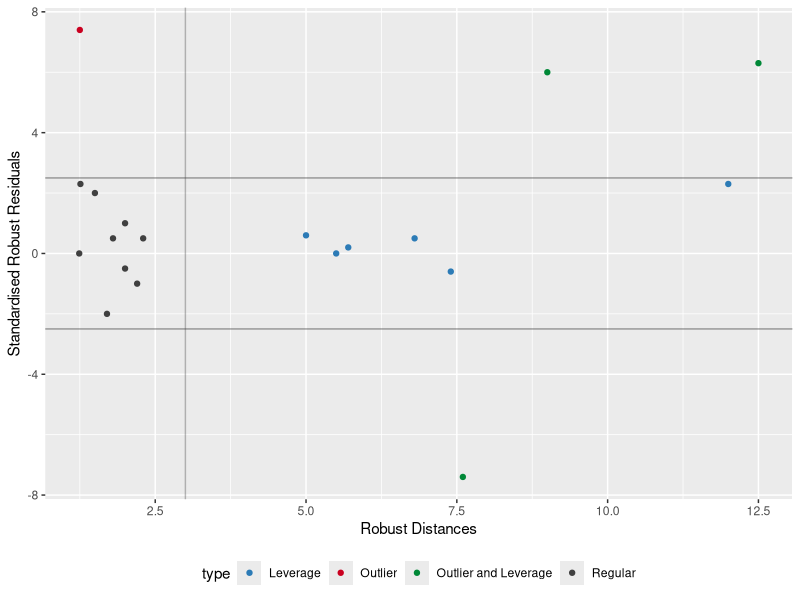
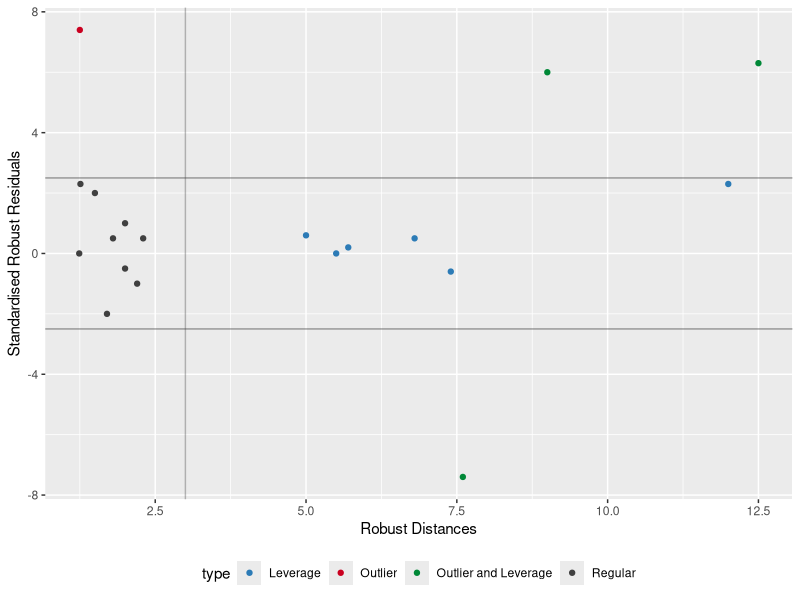

Write R code to recreate these figures, in order.
# Figure5 publication SMCcalibration

x <- c(1.25,1.24,1.26,1.5, 1.7, 2.2,2.3,2,1.8, 2  , 
  5.5,5,5.7,6.8, 7.4, 12,7.6 ,9,12.5)
y <- c(7.4, 0   ,2.3 ,2  ,-2  ,-1  ,0.5  ,1,0.5,-0.5, 
  0  ,0.6 ,0.2,0.5,-0.6,2.3,-7.4,6, 6.3)   
type <- as.factor(c("Outlier", rep("Regular", 9), rep("Leverage", 6), rep("Outlier and Leverage", 3)))

data <- data.frame(x=x, y=y, type=type)

library(ggplot2)

ggplot(data, aes(x=x, y=y, col=type)) +
  geom_point() + 
  geom_hline(yintercept = c(-2.5, 2.5), col=grey.colors(1,.25,.25,alpha=.5)) +
  geom_vline(xintercept = 3, col=grey.colors(1,.25,.25,alpha=.35)) +
  theme(legend.position="bottom") + 
  xlab("Robust Distances") + 
  ylab("Standardised Robust Residuals") +
  # cols: green, , red, black, blue, 
  scale_color_manual(values=c("#2c7bb6", "#ca0020", "#008837" ,"#404040"))

ggsave("")
